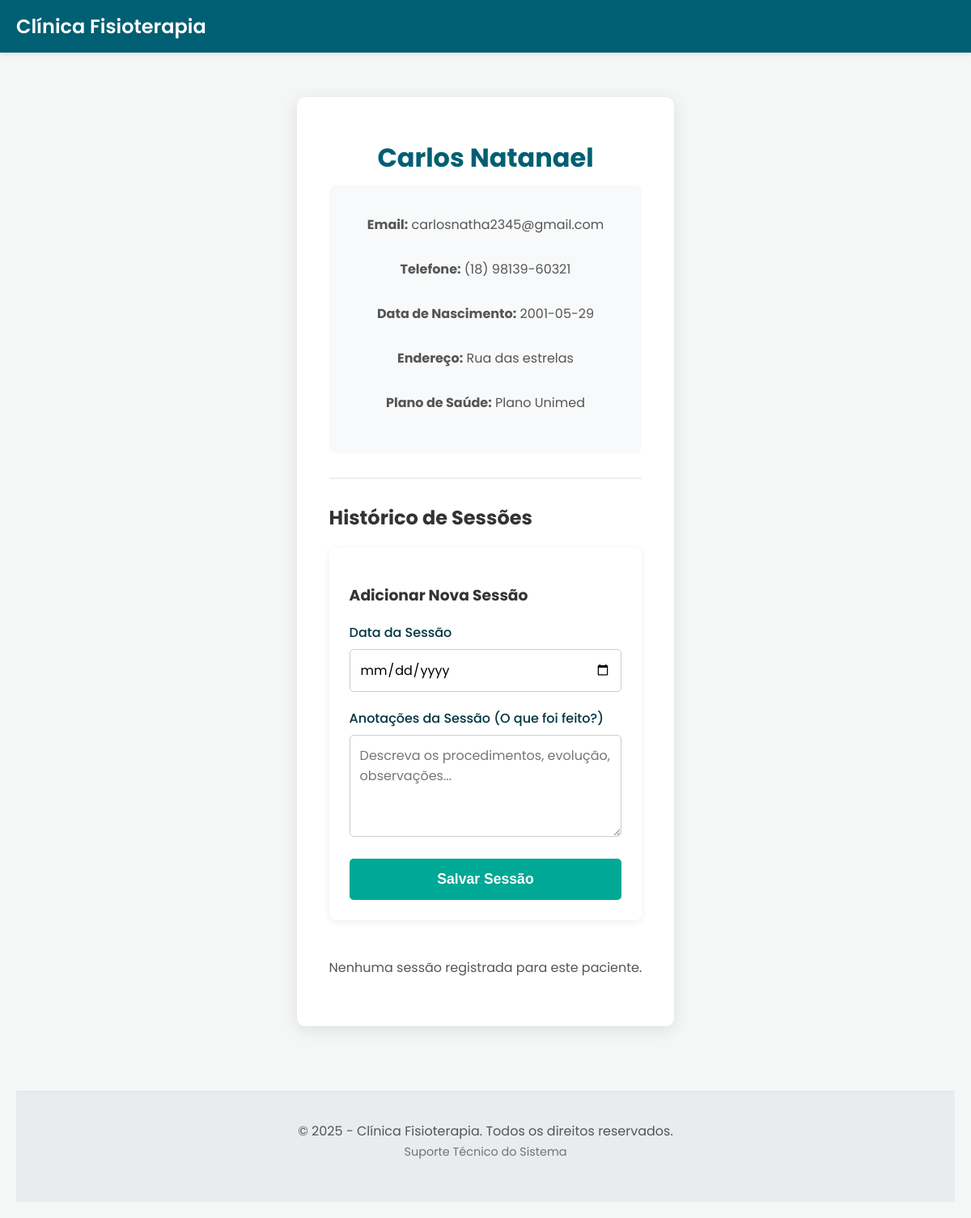
/paciente/2, run on an earlier commit of the app's database.
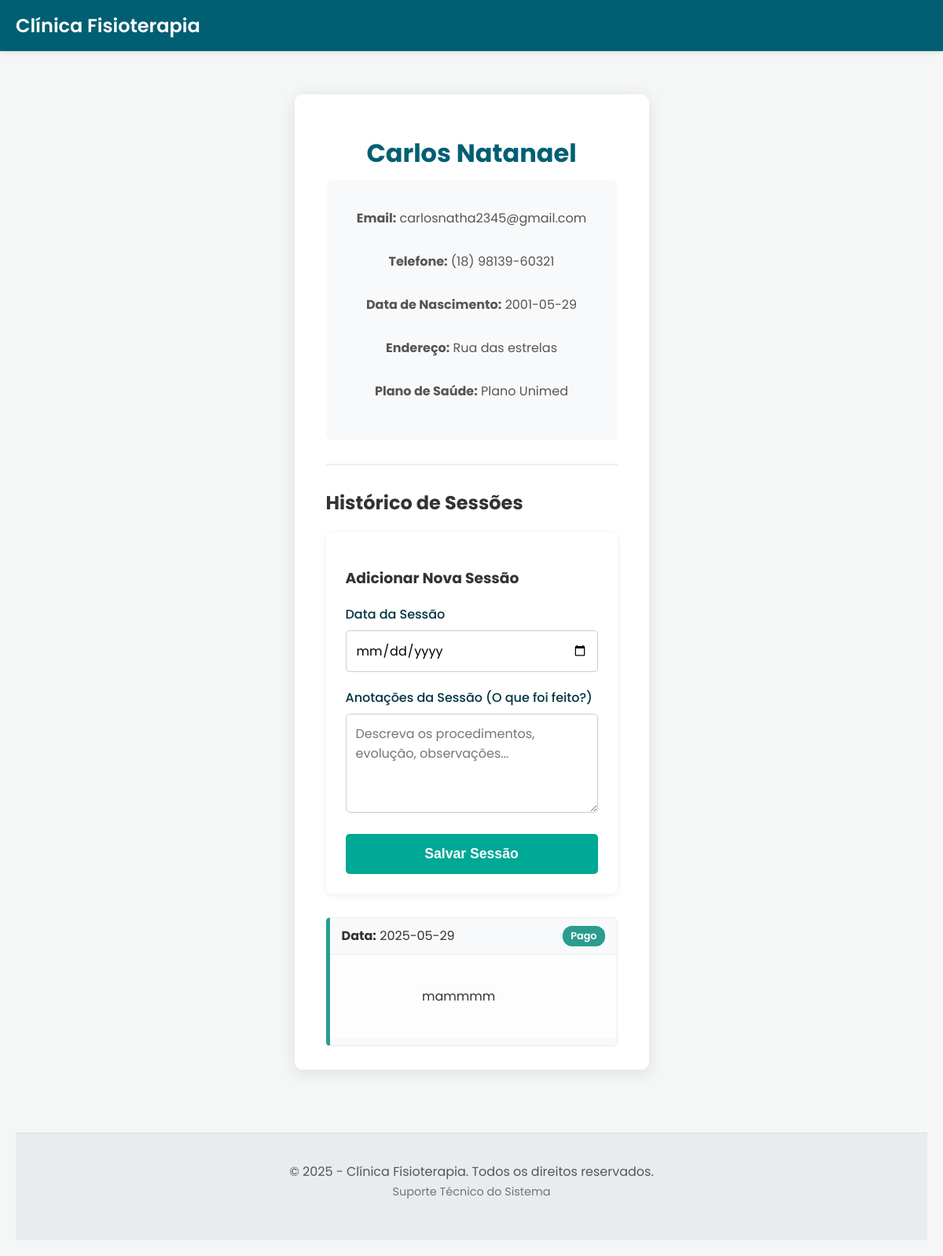
And on a later commit of the database.
### tables this page shows
CREATE TABLE sessoes (
        id INTEGER PRIMARY KEY AUTOINCREMENT,
        paciente_id INTEGER NOT NULL,
        data_sessao TEXT NOT NULL,
        anotacoes TEXT NOT NULL,
        status_pagamento TEXT DEFAULT 'Pendente',
        data_criacao TIMESTAMP DEFAULT CURRENT_TIMESTAMP,
        FOREIGN KEY (paciente_id) REFERENCES pacientes (id) ON DELETE CASCADE
    );

### app.py (the view)
@app.route('/paciente/<int:id>')
def ver_paciente(id):
    db = get_db()
    paciente = db.execute('SELECT * FROM pacientes WHERE id = ?', (id,)).fetchone()
    if paciente is None:
        return "Paciente não encontrado", 404
    sessoes = db.execute(
        'SELECT * FROM sessoes WHERE paciente_id = ? ORDER BY data_sessao DESC', (id,)
    ).fetchall()
    return render_template('paciente_detail.html', paciente=paciente, sessoes=sessoes)

### app.py (called while the page is built)
def get_db():
    db = getattr(g, '_database', None)
    if db is None:
        db = g._database = sqlite3.connect(DATABASE)
        db.row_factory = sqlite3.Row
    return db

@app.teardown_appcontext
def close_connection(exception):
    db = getattr(g, '_database', None)
    if db is not None:
        db.close()

### templates/paciente_detail.html (shortened to what this page needs)
{% extends "base.html" %}
{% block content %}
<div class="container-large">
    <h1>{{ paciente['nome'] }}</h1>
    <div class="patient-details">
        <p><strong>Email:</strong> {{ paciente['email'] }}</p>
        <p><strong>Telefone:</strong> {{ paciente['telefone'] }}</p>
        <p><strong>Data de Nascimento:</strong> {{ paciente['data_nascimento'] }}</p>
        <p><strong>Endereço:</strong> {{ paciente['endereco'] or 'Não informado' }}</p>
        <p><strong>Plano de Saúde:</strong> {{ paciente['plano_saude'] or 'Não informado' }}</p>
    </div>
    <hr>
    <div class="session-history">
        <h2>Histórico de Sessões</h2>
        <div class="card-form">
            <h3>Adicionar Nova Sessão</h3>
            <form action="{{ url_for('adicionar_sessao', id=paciente['id']) }}" method="post">
                <div class="form-group">
                    <label for="data_sessao">Data da Sessão</label>
                    <input type="date" id="data_sessao" name="data_sessao" required>
                </div>
                <div class="form-group">
                    <label for="anotacoes">Anotações da Sessão (O que foi feito?)</label>
                    <textarea id="anotacoes" name="anotacoes" rows="4" required placeholder="Descreva os procedimentos, evolução, observações..."></textarea>
                </div>
                <button type="submit">Salvar Sessão</button>
            </form>
        </div>
        <div class="session-list">
            {% for sessao in sessoes %}
                <div class="session-card status-{{ sessao['status_pagamento'] | lower }}">
                    <div class="session-header">
                        <span><strong>Data:</strong> {{ sessao['data_sessao'] }}</span>
                        <span class="payment-status status-{{ sessao['status_pagamento'] | lower }}">
                            {{ sessao['status_pagamento'] }}
                        </span>
                    </div>
                    <div class="session-body">
                        {{ sessao['anotacoes'] }}
                    </div>
                    <div class="session-footer">
                    </div>
                </div>
            {% else %}
                <p>Nenhuma sessão registrada para este paciente.</p>
            {% endfor %}
        </div>
    </div>
</div>
{% endblock %}

What changed in the data, as far as the page shows it:
added sessoes: data_sessao "2025-05-29", status_pagamento "Pago", anotacoes "mammmm"
Also different on the page:
text no longer shown: "Nenhuma sessão registrada para este paciente."
